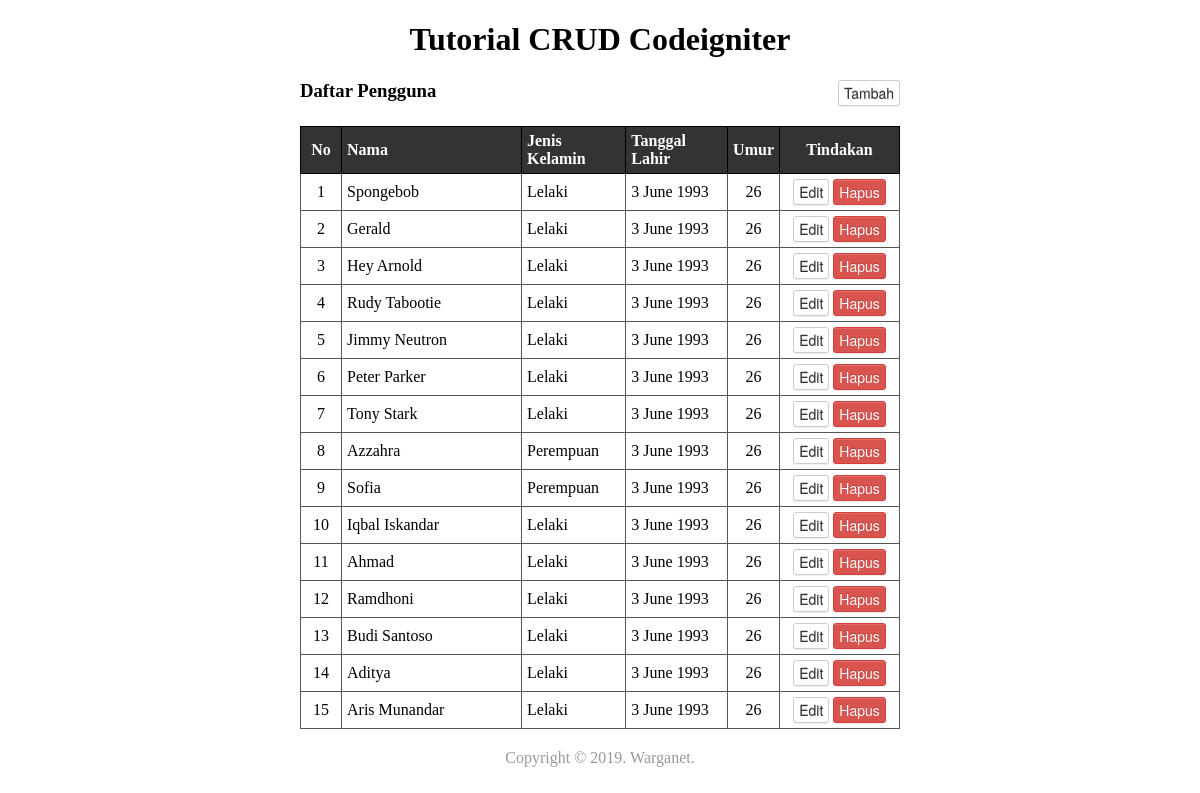
The page / on the database its author committed.
### tables this page shows
CREATE TABLE `pengguna` (
  `id` int(11) NOT NULL AUTO_INCREMENT,
  `nama` varchar(50) NOT NULL,
  `umur` int(3) NOT NULL,
  `tanggal_lahir` datetime DEFAULT NULL,
  `jenis_kelamin` varchar(10) DEFAULT NULL,
  PRIMARY KEY (`id`)
);

### application/controllers/Pengguna_controller.php (called while the page is built, shortened)
<?php defined('BASEPATH') OR exit('No direct script access allowed');
class Pengguna_controller extends CI_Controller {
	public function __construct()
	{
		$this->load->model('pengguna_model');
	}
	public function index()
	{
		$data['semua_pengguna'] = $this->pengguna_model->semua();
		$this->load->view('layouts/header');
		$this->load->view('daftar_pengguna', $data);
		$this->load->view('layouts/footer');
	}
}

### index.php (called while the page is built, shortened)
<?php
require_once BASEPATH.'core/CodeIgniter.php';

### application/models/Pengguna_model.php (called while the page is built, shortened)
<?php if(!defined('BASEPATH')) exit ('No direct script access allowed');
class Pengguna_model extends CI_Model {
	public function semua()
	{
		$this->db->select('*');
		$this->db->from('pengguna');
		$this->db->order_by('id', 'DESC');
		return $this->db->get();
	}
}

### application/views/daftar_pengguna.php (the view, shortened to what this page needs)
<div class="header">
	<div class="title">
		<h3>Daftar Pengguna</h3>
	</div>
	<div class="action">
		<a href="<?php echo base_url('pengguna/tambah'); ?>" class="btn btn-default">Tambah</a>
	</div>
</div>
<table>
	<thead>
		<tr>
			<th style="width: 7%; text-align: center;">No</th>
			<th style="width: 30%">Nama</th>
			<th>Jenis Kelamin</th>
			<th>Tanggal Lahir</th>
			<th style="text-align: center;">Umur</th>
			<th style="width: 20%; text-align: center;">Tindakan</th>
		</tr>
	</thead>
	<tbody>
		<?php if($semua_pengguna->num_rows() > 0): ?>
			<?php $index = 1; ?>
			<?php foreach($semua_pengguna->result() as $pengguna): ?>
				<tr>
					<td style="text-align: center;"><?php echo $index++; ?></td>
					<td><?php echo $pengguna->nama; ?></td>
					<td><?php echo $pengguna->jenis_kelamin; ?></td>
					<td><?php echo date('j F Y', strtotime($pengguna->tanggal_lahir)); ?></td>
					<td style="text-align: center;"><?php echo $pengguna->umur; ?></td>
					<td style="text-align: center;">
						<a href="<?php echo base_url('pengguna/edit/' . $pengguna->id); ?>" class="btn btn-default">Edit</a>
						<a href="<?php echo base_url('pengguna/hapus/' . $pengguna->id); ?>" class="btn btn-danger">Hapus</a>
					</td>
				</tr>
			<?php endforeach; ?>
		<?php else: ?>
			<tr>
				<td colspan="6" style="text-align: center;">Data tidak tersedia</td>
			</tr>
		<?php endif; ?>
	</tbody>
</table>

### application/views/layouts/header.php (shortened to what this page needs)
<!DOCTYPE html>
<html>
<head>
</head>
<body>
	<h1 class="title">Tutorial CRUD Codeigniter</h1>

### application/views/layouts/footer.php
	<footer>
		Copyright &copy; <?php echo date('Y'); ?>. Warganet.
	</footer>
</body>
</html>

### application/views/layouts/header.php (style rules this page uses)
body { width: 50%; margin: 0 auto; }
h1.title { text-align: center; }
.header { position: relative; margin-bottom: 20px; }
.header:before, .header:after { display: table; content: ''; }
.header:after { clear: both; }
.header .title { float: left; }
.header .title h3 { padding: 0; margin: 0; }
.header .action { float: right; }
.btn { display: inline-block; padding: 2px 5px; margin-bottom: 0; font-size: 14px; color: #333; text-align: center; vertical-align: middle; cursor: pointer; background-color: #ffffff; -webkit-border-radius: 3px; -webkit-border-radius: 3px; -webkit-border-radius: 3px; background-image: none !important; border: none; text-shadow: none; box-shadow: none; transition: all 0.12s linear 0s !important; font: 14px/20px "Helvetica Neue",Helvetica,Arial,sans-serif; text-decoration: none; }
.btn-default { color: #333; background-color: #fff; border: 1px solid #ccc; }
.btn-danger { color: #fff; background-color: #d9534f; border: 1px solid #d43f3a; }
.btn-default, .btn-danger { text-shadow: 0 -1px 0 rgba(0,0,0,0.2); -webkit-box-shadow: inset 0 1px 0 rgba(255,255,255,0.15),0 1px 1px rgba(0,0,0,0.075); box-shadow: inset 0 1px 0 rgba(255,255,255,0.15),0 1px 1px rgba(0,0,0,0.075); }
table { width: 100%; border-spacing: 0; }
table tr th, table tr td { padding: 5px; }
table thead { background-color: #333333; }
table thead tr th { color: #ffffff; border-top: 1px solid #000000; border-right: 1px solid #000000; border-bottom: 1px solid #000000; text-align: left; }
table thead tr th:first-child { border-left: 1px solid #000000 }
table tbody tr td { border-bottom: 1px solid #555555; border-right: 1px solid #555555; }
table tbody tr td:first-child { border-left: 1px solid #555555; }
footer { margin-top: 20px; color: #999999; text-align: center; }

### rows shown on the page
pengguna: nama "Spongebob", jenis_kelamin "Lelaki", tanggal_lahir "3 June 1993", umur "26"
pengguna: nama "Gerald", jenis_kelamin "Lelaki", tanggal_lahir "3 June 1993", umur "26"
pengguna: nama "Hey Arnold", jenis_kelamin "Lelaki", tanggal_lahir "3 June 1993", umur "26"
pengguna: nama "Rudy Tabootie", jenis_kelamin "Lelaki", tanggal_lahir "3 June 1993", umur "26"
pengguna: nama "Jimmy Neutron", jenis_kelamin "Lelaki", tanggal_lahir "3 June 1993", umur "26"
pengguna: nama "Peter Parker", jenis_kelamin "Lelaki", tanggal_lahir "3 June 1993", umur "26"
pengguna: nama "Tony Stark", jenis_kelamin "Lelaki", tanggal_lahir "3 June 1993", umur "26"
pengguna: nama "Azzahra", jenis_kelamin "Perempuan", tanggal_lahir "3 June 1993", umur "26"
pengguna: nama "Sofia", jenis_kelamin "Perempuan", tanggal_lahir "3 June 1993", umur "26"
pengguna: nama "Iqbal Iskandar", jenis_kelamin "Lelaki", tanggal_lahir "3 June 1993", umur "26"
pengguna: nama "Ahmad", jenis_kelamin "Lelaki", tanggal_lahir "3 June 1993", umur "26"
pengguna: nama "Ramdhoni", jenis_kelamin "Lelaki", tanggal_lahir "3 June 1993", umur "26"
pengguna: nama "Budi Santoso", jenis_kelamin "Lelaki", tanggal_lahir "3 June 1993", umur "26"
pengguna: nama "Aditya", jenis_kelamin "Lelaki", tanggal_lahir "3 June 1993", umur "26"
pengguna: nama "Aris Munandar", jenis_kelamin "Lelaki", tanggal_lahir "3 June 1993", umur "26"
